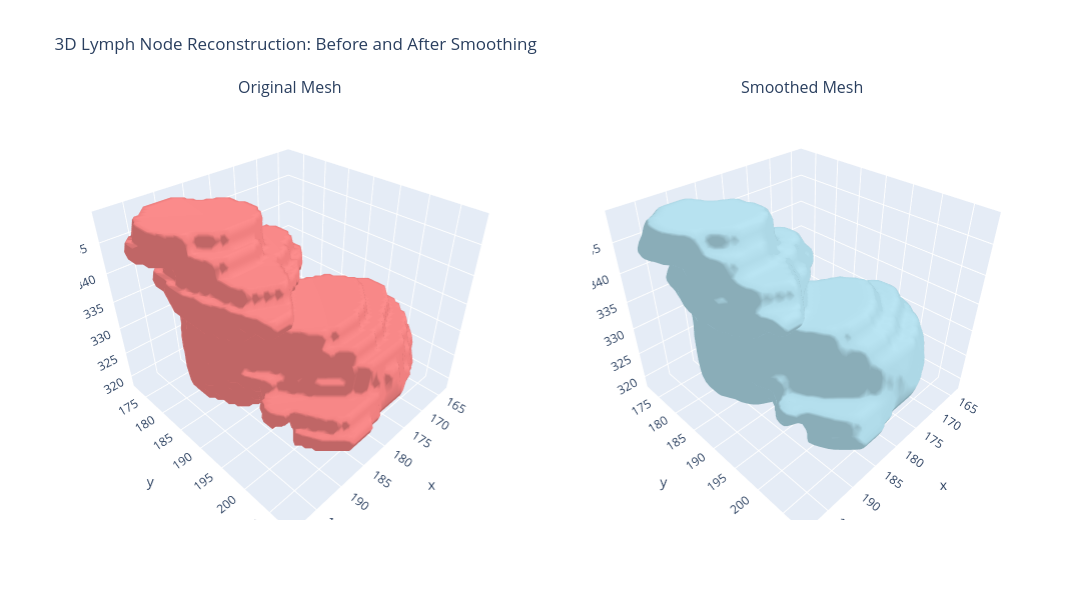

Source (notebook cell):
### Code cell
# Compare original and smoothed 3D meshes

import plotly.graph_objects as go
from plotly.subplots import make_subplots

fig_compare = make_subplots(
    rows=1,
    cols=2,
    specs=[[{"type": "scene"}, {"type": "scene"}]],
    subplot_titles=("Original Mesh", "Smoothed Mesh")
)

for col, mesh, color in [
    (1, original_mesh, "lightcoral"),
    (2, smoothed_mesh, "lightblue")
]:
    fig_compare.add_trace(
        go.Mesh3d(
            x=mesh.vertices[:, 0],
            y=mesh.vertices[:, 1],
            z=mesh.vertices[:, 2],
            i=mesh.faces[:, 0],
            j=mesh.faces[:, 1],
            k=mesh.faces[:, 2],
            color=color,
            opacity=1.0
        ),
        row=1,
        col=col
    )

fig_compare.update_layout(
    title="3D Lymph Node Reconstruction: Before and After Smoothing",
    height=600,
    width=1100,
    scene=dict(aspectmode="data"),
    scene2=dict(aspectmode="data")
)

fig_compare.show()

### Figure 1 — Plotly figure (JSON) as saved in the notebook; plotly's stock layout.template omitted (floating-point values rounded to 4 significant figures; data arrays with more than 128 entries replaced by an {"elided": "..."} marker saying what was removed)
{"data": [{"color": "lightcoral", "i": {"elided": "11768 int values"}, "j": {"elided": "11768 int values"}, "k": {"elided": "11768 int values"}, "opacity": 1, "scene": "scene", "type": "mesh3d", "x": {"elided": "5886 float values"}, "y": {"elided": "5886 float values"}, "z": {"elided": "5886 float values"}}, {"color": "lightblue", "i": {"elided": "11768 int values"}, "j": {"elided": "11768 int values"}, "k": {"elided": "11768 int values"}, "opacity": 1, "scene": "scene2", "type": "mesh3d", "x": {"elided": "5886 float values"}, "y": {"elided": "5886 float values"}, "z": {"elided": "5886 float values"}}], "layout": {"annotations": [{"font": {"size": 16}, "showarrow": false, "text": "Original Mesh", "x": 0.225, "xanchor": "center", "xref": "paper", "y": 1, "yanchor": "bottom", "yref": "paper"}, {"font": {"size": 16}, "showarrow": false, "text": "Smoothed Mesh", "x": 0.775, "xanchor": "center", "xref": "paper", "y": 1, "yanchor": "bottom", "yref": "paper"}], "height": 600, "scene": {"aspectmode": "data", "domain": {"x": [0, 0.45], "y": [0, 1]}}, "scene2": {"aspectmode": "data", "domain": {"x": [0.55, 1], "y": [0, 1]}}, "title": {"text": "3D Lymph Node Reconstruction: Before and After Smoothing"}, "width": 1100}}
